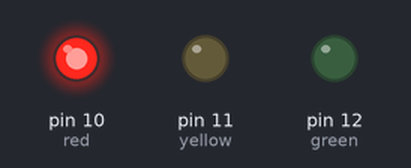
Bench run of a sketch on a simulated Arduino Uno, built with avr-gcc and run on an emulated ATmega328P. On the bench: output pins drawn as LEDs (lit = HIGH).

Above: at 1.5 s.
At 4.5 s:
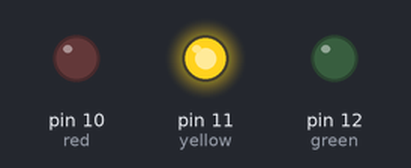
At 7.5 s:
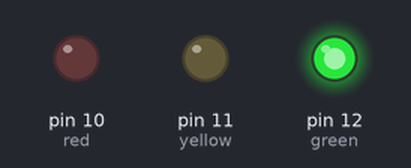
Timing chart, 0 to 11.7 s (numbered marks = the images above):
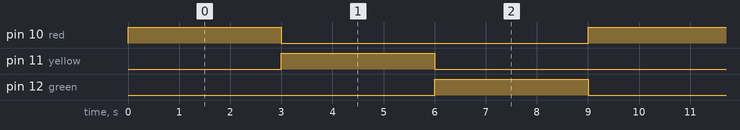

The sketch:

3_leds.ino
```cpp
int red = 10;
int yellow = 11;
int green = 12;
int wait = 500;

void setup() {
  pinMode(red, OUTPUT);
  pinMode(yellow, OUTPUT);
  pinMode(green, OUTPUT);
}

void loop() {
  digitalWrite(red, HIGH);
  digitalWrite(yellow, LOW);
  digitalWrite(green, LOW);
  delay(wait * 6);
  digitalWrite(red, LOW);
  digitalWrite(yellow, HIGH);
  digitalWrite(green, LOW);
  delay(wait * 6);
  digitalWrite(red, LOW);
  digitalWrite(yellow, LOW);
  digitalWrite(green, HIGH);
  delay(wait * 6);
}
```

Measured:
- by itself, pin 10 (red), pin 11 (yellow), pin 12 (green): alternates HIGH for 3.0 s and LOW for 6.0 s
- by itself, everything shown: repeats every 9.0 s, in 3 steps
